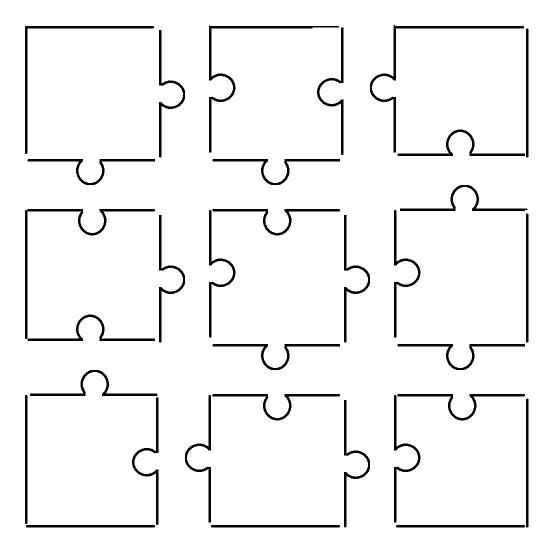
#> input picture display_image.png, 1110 x 1110 px, given in place of the camera (shown at 1/2 size)
$ python 'main - Copy.py'
#> lines starting #> are read from the running program, lines starting #| are printed output that depends on the picture; after the words box and inside, x2 and y2 are one past the last pixel; in counts of white or black regions, pixels touching at a corner belong together
import cv2
import numpy as np

# Open the camera (default is 0, which is usually the default webcam)
cap = cv2.VideoCapture(0)

# Check if the camera is opened successfully
if not cap.isOpened():
    print("Error: Could not open camera.")
    exit()

# A list to store circle details with their count and absence count
circle_tracks = []  # Each element will be [x, y, r, count, absent_count]

while True:
    ret, frame = cap.read()
#> frame is the input picture: shape (1110, 1110, 3); 95.4% white; 32 black regions, largest, box (x1, y1, x2, y2) and area: (50, 418, 310, 678) 3005, (740, 50, 1048, 305) 2983, (418, 50, 678, 305) 2880
    if not ret:
        print("Error: Failed to capture image.")
        break

    # Crop the frame if needed
    cropped_frame = frame[50:450, 230:600]
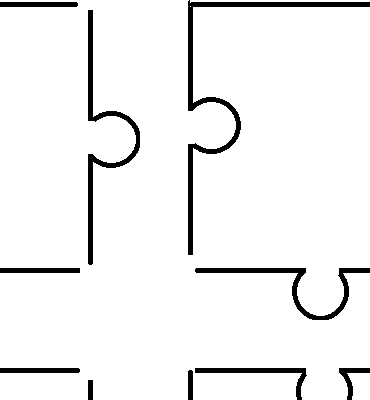
#> cropped_frame: shape (400, 370, 3); 94.6% white; 10 black regions, largest, box (x1, y1, x2, y2) and area: (188, 0, 370, 255) 2597, (88, 10, 140, 265) 1710, (195, 268, 370, 320) 1310

    rotated_frame = cv2.transpose(cropped_frame)  # Transpose the image (swap rows and columns)
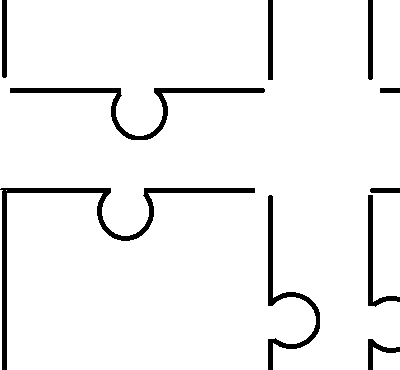
#> rotated_frame: shape (370, 400, 3); 94.6% white; 10 black regions, largest, box (x1, y1, x2, y2) and area: (0, 188, 255, 370) 2597, (10, 88, 265, 140) 1710, (268, 195, 320, 370) 1310
    #rotated_frame = cv2.flip(rotated_frame, flipCode=1)  # Flip horizontally to complete the -90 degree rotation

    # Convert the frame to grayscale
    gray_frame = cv2.cvtColor(rotated_frame, cv2.COLOR_BGR2GRAY)

    # Apply threshold to create a binary mask (white and black)
    _, masked_frame = cv2.threshold(gray_frame, 127, 255, cv2.THRESH_BINARY)

    # Use HoughCircles to find circles in the masked frame
    circles = cv2.HoughCircles(masked_frame,
                                cv2.HOUGH_GRADIENT, dp=1.6, minDist=30,
                                param1=100, param2=20, minRadius=15, maxRadius=30)
#> circles = [[125.6, 210.4, 29.08], [138.4, 109.6, 29.08], [290.4, 320.8, 29.08], [389.6, 325.6, 21.72]]

    # If some circles are detected
    if circles is not None:
        # Convert the coordinates to integers
        circles = np.round(circles[0, :]).astype("int")
#> circles = [[126, 210, 29], [138, 110, 29], [290, 321, 29], [390, 326, 22]]

        # Iterate over each detected circle
        for (x, y, r) in circles:
            # Check if this circle's center is inside any existing circle
            is_inside = False
            for i, track in enumerate(circle_tracks):
                track_x, track_y, track_r, track_count, absent_count = track
                distance = np.sqrt((x - track_x)**2 + (y - track_y)**2)

                if distance < track_r:
                    # The current circle is inside an existing circle, reset its counter
                    circle_tracks[i][3] +=1 # Reset count for the circle
                    circle_tracks[i][4] = 0  # Reset absent count
                    is_inside = True
                    break

            # If the circle was not inside any other, track it
            if not is_inside:
                found = False
                for track in circle_tracks:
                    track_x, track_y, track_r, track_count, track_absent_count = track
                    if abs(x - track_x) < 10 and abs(y - track_y) < 10 and abs(r - track_r) < 10:
                        track[3] += 1  # Increment the counter for the circle
                        track[4] = 0  # Reset the absent count when it's detected
                        found = True
                        break

                if not found:
                    print('new_circle found')
                    circle_tracks.append([x, y, r, 1, 0])  # Start a new track for the circle
#> this loop made 4 passes
#| new_circle found
#| new_circle found
#| new_circle found
#| new_circle found
#> after the loop, circle_tracks = [[126, 210, 29, 1, 0], [138, 110, 29, 1, 0], [290, 321, 29, 1, 0], [390, 326, 22, 1, 0]]; track = [290, 321, 29, 1, 0]

    # Update absence count for circles not detected in this iteration
    for i in range(len(circle_tracks)):
        if circle_tracks[i][4] < 10:
            circle_tracks[i][4] += 1  # Increment the absent count if not detected
        else:
            # Remove the circle if it's been absent for more than 10 iterations
            del circle_tracks[i]
            break  # Break after removal to avoid index shift during iteration
#> this loop made 4 passes
#> after the loop, circle_tracks = [[126, 210, 29, 1, 1], [138, 110, 29, 1, 1], [290, 321, 29, 1, 1], [390, 326, 22, 1, 1]]

    # Iterate through tracked circles and check their colors if tracked for more than 30 frames
    for track in circle_tracks:
        track_x, track_y, track_r, track_count, track_absent_count = track
        # Draw the circle in the output image (Green color)
        cv2.circle(rotated_frame, (track_x, track_y), track_r, (0, 255, 0), 4)
        # Draw the center of the circle (Red color)
        cv2.circle(rotated_frame, (track_x, track_y), 2, (0, 0, 255), 3)

        # If the circle has been tracked for more than 30 frames
        if track_count > 30:
            # Create a mask with the appropriate size for the circle
            mask = np.zeros((track_r*2, track_r*2), dtype=np.uint8)
            cv2.circle(mask, (track_r, track_r), track_r, 255, thickness=-1)  # Create a white circle in the mask

            # Extract the region inside the circle from the original image
            # First, create a square image of the same size as the mask
            y_min = track_y - track_r//2
            y_max = track_y + track_r//2
            x_min =track_x - track_r//2
            x_max = track_x + track_r//2

            # Extract the region of interest (ROI) from the frame
            cropped_region = masked_frame[y_min:y_max, x_min:x_max]

            # Count the black and white pixels in the circle region
            black_pixels = np.sum(cropped_region < 100)   # Count black pixels (value 0)
            white_pixels = np.sum(cropped_region >100)  # Count white pixels (value 255)

            # Determine if the circle is mostly black or white
            if black_pixels > white_pixels:
                # Output "Black" (Circle is predominantly black)
                cv2.putText(rotated_frame, "Black", (track_x - 20, track_y - track_r - 10),
                            cv2.FONT_HERSHEY_SIMPLEX, 0.8, (0, 0, 0), 2)  # Text color black
            else:
                # Output "White" (Circle is predominantly white)
                cv2.putText(rotated_frame, "White", (track_x - 20, track_y - track_r - 10),
                            cv2.FONT_HERSHEY_SIMPLEX, 0.8, (255, 255, 255), 2)  # Text color white
#> this loop made 4 passes
#> (track, track_x, track_y, track_r) on passes 1 to 4: ([126, 210, 29, 1, 1], 126, 210, 29), ([138, 110, 29, 1, 1], 138, 110, 29), ([290, 321, 29, 1, 1], 290, 321, 29), ([390, 326, 22, 1, 1], 390, 326, 22)
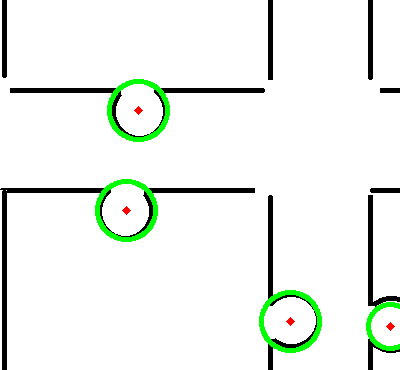
#> rotated_frame: shape (370, 400, 3); 2.3% of pixels changed, all inside (x1, y1, x2, y2) = (95, 79, 400, 353)


    # Display the resulting frames
    cv2.imshow('Camera Feed with Circles', rotated_frame)
    cv2.imshow('Masked Frame', masked_frame)

    # Wait for the user to press 'q' to exit the loop
    if cv2.waitKey(1) & 0xFF == ord('q'):
#> (key q is pressed here)
        break

# Release the capture object and close the display window
cap.release()
cv2.destroyAllWindows()
